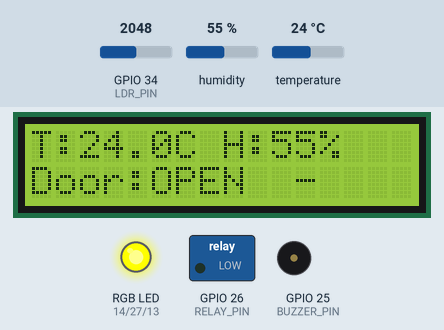
A program run on a simulated ESP32. Shown: 16×2 character LCD, switched loads named in the program (green lamp = pin HIGH), an RGB LED mixed from three pins (HIGH = lit), buzzer (waves = sounding, pin HIGH). The inputs (shaded band) are chosen by the test bench; at power-on: GPIO 34 (LDR_PIN) = 2048, humidity 55 %, temperature 24 °C. WiFi joins after 1.5 s; servers stay silent unless stated; random numbers use the default seed unless the program sets one; no MQTT or app messages arrive unless stated; what the program prints to the serial monitor is not drawn.

Above: at 2.8 s.
2.9 s: GPIO 34 (LDR_PIN) set to 2835
4.4 s: GPIO 34 (LDR_PIN) set to 2937
At 6.7 s:
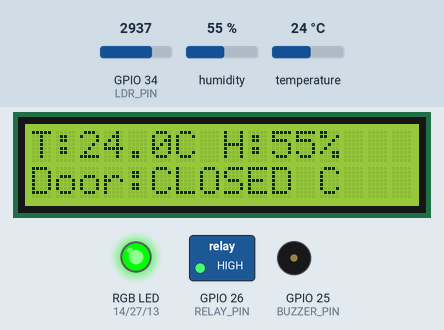
7.4 s: GPIO 34 (LDR_PIN) set to 2866
At 9.2 s:
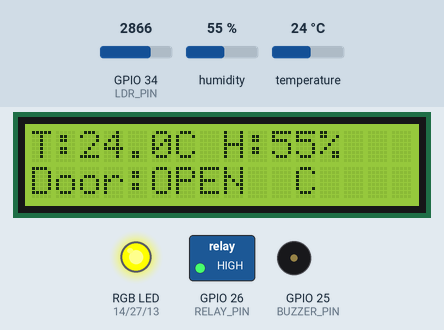
9.5 s: humidity set to 22 %
At 11.0 s:
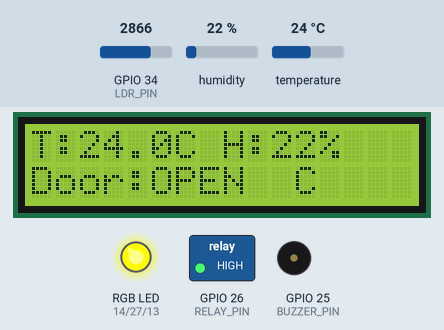
11.5 s: temperature set to 12 °C
At 12.7 s:
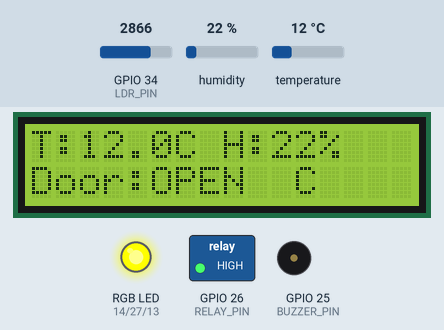
13.5 s: GPIO 34 (LDR_PIN) set to 2940
At 13.9 s:
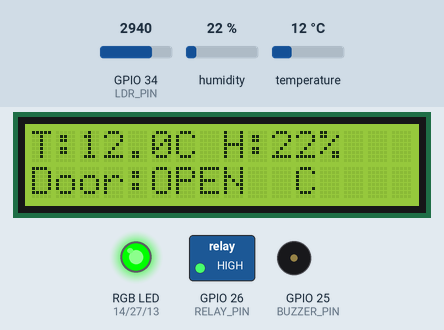
Timing chart, 0 to 16.5 s (numbered marks = the images above; inputs shaded):
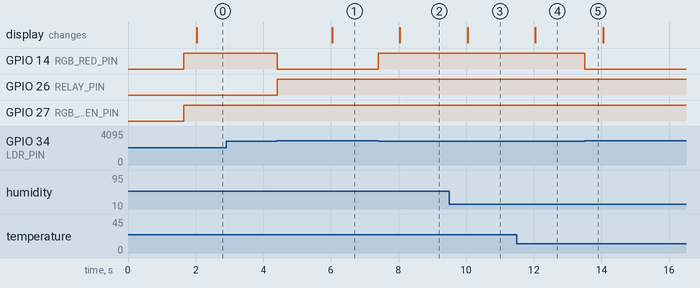

The program:

main.cpp
```cpp
//Arduino library for PlatformIO
#include <Arduino.h>

//include the DHTesp Library
//This library allows the ESP32 to communicate with the DHT22
//temperature and humidity sensor.
#include <DHTesp.h>

//Include the I2C LCD library.
//This allows the ESP32 to display information
//on the 16x2 LCD screen.
#include <LiquidCrystal_I2C.h>

//Wi-Fi library built into the ESP32 framework.
#include <WiFi.h>

//Allows us to create an encrypted TLS connection
//to Adafruit IO.
#include <WiFiClientSecure.h>

//Libary for MQTT client
#include <PubSubClient.h>

//WIFI SETTINGS
//Wokwi provides this virtual Wi-Fi network.
const char* WIFI_SSID = "Wokwi-GUEST";

//ADAFRUIT IO MQTT SETTINGS
//Adafruit IO MQTT broker.
const char* MQTT_SERVER = "io.adafruit.com";

//Secure MQTT/TLS port.
const int MQTT_PORT = 8883;

//Adafruit IO username for Dashboard.
const char* AIO_USERNAME = "";

//Adafruit IO key.
const char* AIO_KEY = "";

//Wokwi-GUEST does not require a password.
const char* WIFI_PASSWORD = "";

//ADAFRUIT IO FEED TOPICS
//Adafruit IO topic format:
//username/feeds/feed-key
//Example: LachlanB/feeds/temperature
//Topic used to publish temperature readings.
String temperatureTopic =
  String(AIO_USERNAME) + "/feeds/temperature";

//Topic used to publish humidity readings.
String humidityTopic =
  String(AIO_USERNAME) + "/feeds/humidity";

//Topic used to publish door status readings.
String doorTopic =
  String(AIO_USERNAME) + "/feeds/door";

//Topic used to publish cooling/relay status readings.
String relayTopic =
  String(AIO_USERNAME) + "/feeds/relay";

//Topic used to publish System state readings.
String stateTopic =
  String(AIO_USERNAME) + "/feeds/state";

//Topic used to publish System Fault readings.
String faultTopic =
  String(AIO_USERNAME) + "/feeds/fault";

//Topic used to publish Recent Events / Stream to Recent Events feed.
String eventsTopic =
  String(AIO_USERNAME) + "/feeds/events";

//SENSOR UPDATE TIMER
//Stores the last time sensor information
//was printed to the Serial Monitor.
unsigned long lastSensorUpdate = 0;

//How often we want to print sensor information.
//2000 milliseconds = 2 seconds.
const unsigned long SENSOR_INTERVAL = 2000;

//MQTT PUBLISH Timer
//Stores the last time dashboard telemetry
//was published to Adafruit IO.
unsigned long lastMqttPublish = 0;

//Publish dashboard telemtry every 15 seconds.
const unsigned long MQTT_PUBLISH_INTERVAL = 15000;

//The DHT22 data pin is connected to GPIO 33 on the ESP32
const int DHT_PIN = 33;

//GPIO pin connected to the analogue output
//of the photoresistor/LDR module.
const int LDR_PIN = 34;

//BUZZER PIN
//GPIO 25 constrols the buzzer.
//The buzzer provides an audible warning when
//the fridge door has been left open too long.
const int BUZZER_PIN = 25;

//DOOR TIMER SETTINGS
//Maximum time the fridge door can remain open
//before the buzzer alarm activates.
//60000 milliseconds = 60 seconds.
const unsigned long DOOR_OPEN_LIMIT = 60000;

//Stores the time when the door was first opened.
unsigned long doorOpenedAt = 0;

//Keeps track of whether the door timer is active.
bool doorTimerRunning = false;

//RGB LED PINS

//Red LED channel.
const int RGB_RED_PIN = 14;

//Green LED channel.
const int RGB_GREEN_PIN = 27;

//Blue LED channel.
const int RGB_BLUE_PIN = 13;

//RELAY PIN
//GPIO 26 controls the relay module.
//The relay represents the refrigerator's
//compressor/cooling system.
const int RELAY_PIN = 26;

//COOLING CONTROL THRESHOLDS
//If temperature reaches or exceeds 8.5°C,
//ColdGuard will turn cooling ON.
const float COOLING_ON_TEMP = 8.5;

//Once cooling is running, the temperature must fall
//to 7.5°C before ColdGuard turns cooling OFF.
//Having seperate ON and OFF thresholds creates
//hysteresis and prevents rapid delay switching.
const float COOLING_OFF_TEMP = 7.5;

//Stores the current cooling state.
//false = cooling OFF
//true = cooling ON
//This variable gives the controller state memory.
bool coolingOn = false;

//Temporary LDR Threshold.
//Assumed values are for now:
// Dark / door closed = 3800
//Bright / door open = 2000
//Any value below 2900 will temporrily
//be treated as the fridge door being open.
const int LDR_THRESHOLD = 2900;

//Create a DHTesp object called "dht".
//We use this object to configure and read the DHT22 sensor.
DHTesp dht;

//LCD DISPLAY
//Create an LCD object.
//0x27 = common I2C address used by the Wokwi LCD.
//16 = number of columns.
//2 = number of rows.
LiquidCrystal_I2C lcd(0x27, 16, 2);

//NETWORK OBJECTS
//Creates a secure Wi-Fi connection.
WiFiClientSecure wifiClient;

//Uses that secre connection for MQTT.
PubSubClient mqttClient(wifiClient);

//FUNCTION: publishEvent
//Sends a text event to the Adafruit IO events feed.
void publishEvent(const char* message) {

  bool eventPublishSuccess =
    mqttClient.publish(
      eventsTopic.c_str(),
      message
    );


if (eventPublishSuccess) {

  Serial.print("MQTT Event published: ");
  Serial.println(message);
} else {

  Serial.println("MQTT Event publish FAILED");
}
}
//FUNCTION: setRGB
//Controls the colour of the RGB status LED.
void setRGB(bool red, bool green, bool blue) {

  //Set the red LED channel.
  digitalWrite(RGB_RED_PIN, red);

  //Set the green LED channel.
  digitalWrite(RGB_GREEN_PIN, green);

  //Set the blue LED channel.
  digitalWrite(RGB_BLUE_PIN, blue);
}

//FUNCTION: connectWiFi
//Connects the ESP32 to Wokwi-GUEST.

void connectWiFi() {

  Serial.print("Connecting to Wokwi WiFi");

  //Start the Wi-Fi conenction.
  //Channel 6 is used by Wokwi-GUEST.
  WiFi.begin(
    WIFI_SSID,
    WIFI_PASSWORD,
    6
  );

  //Keep checking until Wi-Fi connects.
  while (WiFi.status() != WL_CONNECTED) {

    delay(100);

    Serial.print(".");
  }

  Serial.println();
  Serial.println("WiFi connected!");

  Serial.print("ESP32 IP address: ");
  Serial.println(WiFi.localIP());
}

//FUNCTION: connectMQTT
//Conencts the ESP32 to Adafruit IO.
void connectMQTT() {

  //Keep attempting connection until successful.
  while (!mqttClient.connected()) {

    Serial.print("Connecting to Adafruit IO MQTT...");

    //Give this ESP32 a unique MQTT client ID.
    String clientId =
      "ColdGuard-ESP32-" +
      String(random(0xffff), HEX);

  //Connect using:
  //client ID
  //Adafruit username
  //Adafruit AIO key
  if (
    mqttClient.connect(
      clientId.c_str(),
      AIO_USERNAME,
      AIO_KEY
    )
  ) {

    Serial.println("connected!");
  } else {

    Serial.print("failed, MQTT state = ");
    Serial.println(mqttClient.state());

    Serial.println("Retrying in 5 seconds...");

    delay(5000);
  }
 }
}

//EVENT TRACKING VARIABLES
//Stores the previous values so ColdGuard can detect
//when something has actually changed.
bool previousDoorOpen = false;
bool previousCoolingOn = false;
bool previousDoorAlarm = false;

//Prevents ColdGuard from creating fake "change"
//events immediately when the ESP32 first starts.
bool eventStateInitialised = false;

void setup() {
  //Start serial communication
  Serial.begin(115200);

  //Serial Monitor tells you ColdGuard
  //has started before it attempts Wi-Fi/MQTT.
  Serial.println("ColdGuard starting...");

  //Configure the DHT sensor.
  //DHT_PIN tells the library that the sensor is connected to GPIO 33.
  //DHTesp::DHT22 tells the library that the sensor type is a DHT22.
  dht.setup(DHT_PIN, DHTesp::DHT22);

  //Configure GPIO 34 as an input.
  //The ESP32 will read the analogue voltage
  //produced by the LDR module on this pin.
  pinMode(LDR_PIN, INPUT);

  //Configure the relay control pin as an output.
  pinMode(RELAY_PIN, OUTPUT);

  //Cooling starts OFF.
  digitalWrite(RELAY_PIN, LOW);

  //Configure the buzzer pin as an output.
  pinMode(BUZZER_PIN, OUTPUT);

  //Buzzer starts turned off.
  digitalWrite(BUZZER_PIN, LOW);

  //Configure all three RGB LED channels as outputs.
  pinMode(RGB_RED_PIN, OUTPUT);
  pinMode(RGB_GREEN_PIN, OUTPUT);
  pinMode(RGB_BLUE_PIN, OUTPUT);

  //Start with the LED turned off.
  setRGB(false, false, false);

  //Initialise LCD
  //Start communication with the LCD.
  lcd.init();

  //Turn the LCD blacklight.
  lcd.backlight();

  //Clear anything currently displayed.
  lcd.clear();

  //Start at column 0, row 0.
  lcd.setCursor(0, 0);

  //Display the ColdGuard name.
  lcd.print("ColdGuard");

  //Move to column 0, row 1.
  lcd.setCursor(0, 1);

  //Display startup status.
  lcd.print("Starting...");

  //WIFI + MQTT CONNECTION
  //CONNECT TO WOKWI WIFI
  //Connect the ESP32 to Wokwi-GUEST
  //simulated Wi-Fi network.
  connectWiFi();

  //CONFIGURE MQTT
  //Tell the MQTT client which MQTT broker
  //ColdGuard will communicate with.
  //MQTT_SERVER = io.adafruit.com
  //MQTT_PORT = 8883
  mqttClient.setServer(
    MQTT_SERVER,
    MQTT_PORT
  );

  //CONFIGURE TLS CONNECTION
  //Allow the Wokwi ESP32 to establish the TLS
  //connection without manually installing the
  //Adafruit server certificate.
  //This is convenient for the simulation.
  wifiClient.setInsecure();

  //Connect the MQTT client to Adafruit IO
  //using the username and AIO key defined
  //near the top of the program.
  connectMQTT();


  //Print a startup message once when the ESP32 starts.
  Serial.println("Sensors, RGB LED, relay, buzzer and LCD initialised.");
  Serial.println();
}

void loop() {

//Connect to MQTT client for Adafruit.
if (!mqttClient.connected()) {
  connectMQTT();
}

mqttClient.loop();

//Read both temperature nd humidity from the DHT22.
//The results are stored together in a TempandHumidity structure
//called "data".
TempAndHumidity data = dht.getTempAndHumidity();

//Read the analogue value from the photoresistor.
//on ESP32, analogRead() normally gives a value
//between 0 and 4095.
//The exact value depends on how much light reaches
//the photoresistor.
int lightValue = analogRead(LDR_PIN);

// if LDR value is below threshold
//we assume light is entering the fridge
//and therefore the door is open.
bool doorOpen = lightValue < LDR_THRESHOLD;

//DOOR OPEN TIMER
//Check whether the fridge door is currently open.
if (doorOpen) {

  //if the door has only just opened,
  //start the timer.
  if (!doorTimerRunning) {

    //millis() returns the number of milliseconds
    //since the ESP32 started running.
    doorOpenedAt = millis();

    //Remember that the door timer is now active.
    doorTimerRunning = true;

    Serial.println("Door timer started.");
  }
} else {

  //The door has been closed,
  //so reset the timer.
  doorTimerRunning = false;

  //Reset the stored start time.
  doorOpenedAt = 0;
}

//DOOR ALARM CONTROL
//Start with the assumption that the
//door alarm is not active.
bool doorAlarm = false;

//Only calculate elapsed time if:
//1. The door is currently open
//2. The timer has already started
if (doorOpen && doorTimerRunning) {

  //Calculate how long the door has been open.
  //Example:
  //Current millis() = 70000
  //doorOpenedAt = 10000
  //70000 - 10000 = 60000 ms
  unsigned long doorOpenTime =
      millis() - doorOpenedAt;

      //If the door has remained open for at least
      //60 seconds, activate the door alarm.
      if (doorOpenTime >= DOOR_OPEN_LIMIT) {

        doorAlarm = true;
      }
}

//If the door alarm is active,
//turn the buzzer on.
if (doorAlarm) {

  digitalWrite(BUZZER_PIN, HIGH);
} else {

  //Otherwise keep the buzzer off.
  digitalWrite(BUZZER_PIN, LOW);
}


//CLOSED-LOOP COOLING CONTROL
//Only perform automatic cooling control
//while fridge door is closed.
if (!doorOpen) {

  //If cooling is OFF and temperature reaches
  //8.5°C or higher, activate cooling.
  if (!coolingOn &&
      data.temperature >= COOLING_ON_TEMP) {

        coolingOn = true;

        Serial.println("Cooling activated.");
      }

      //If cooling is already ON and temperature
      //falls to 7.5°C or lower, deactivate cooling.
      else if (coolingOn &&
               data.temperature <= COOLING_OFF_TEMP) {

                coolingOn = false;

                Serial.println("Cooling deactivated.");
               }
}

//Send the value stored in coolingOn to rhe relay.
//coolingOn = true > HIGH > relay ON
//coolingOn = false > LOW > relay OFF
digitalWrite(RELAY_PIN, coolingOn ? HIGH : LOW);

//RGB Status LOGIC
if (doorOpen) {

  //Door open = AMBER.
  //Amber is created by turning on:
  //Red + Green.
  //Blue remains off.
  setRGB(true, true, false);
} else {

  //Door closed / normal = GREEN.
  setRGB(false, true, false);
}

//Recent EVENTS
//On the first loop, simply remember the current
//states without publishing an event.
if (!eventStateInitialised) {

  previousDoorOpen = doorOpen;
  previousCoolingOn = coolingOn;
  previousDoorAlarm = doorAlarm;

  eventStateInitialised = true;
} else {

  //DOOR EVENT
  //Only run this if the door state has changed.
  if (doorOpen != previousDoorOpen) {

    if (doorOpen) {

      publishEvent("Door opened");
    } else {

      publishEvent("Door closed");
    }

    //Remember the new door state.
    previousDoorOpen = doorOpen;
  }

//COOLING EVENT
//Only run this if cooling has changed ON/OFF.
if (coolingOn != previousCoolingOn) {

  if (coolingOn) {

    publishEvent("Cooling Activated");
  } else {

    publishEvent("Cooling deactivated");
  }

  //Remember the new cooling state.
  previousCoolingOn = coolingOn;
}

//DOOR ALARM EVENT
//Only run this if the door alarm state changes.
if (doorAlarm != previousDoorAlarm) {

  if (doorAlarm) {

    publishEvent("Door alarm activated");
  } else {

    publishEvent("Door alarm cleared");
  }

  //Remember the new alarm state.
  previousDoorAlarm = doorAlarm;
}
}

if (millis() - lastSensorUpdate >= SENSOR_INTERVAL) {

lastSensorUpdate = millis();
//UPDATE LCD DISPLAY
//Clear the LCD before writing new information.
//This is simple for now.
//This can be improved later on to avoid flickering.
lcd.clear();

//LCD Row 1
//Start at column 0, row 0..
lcd.setCursor(0, 0);

//Display temperature.
lcd.print("T:");
lcd.print(data.temperature, 1);
lcd.print("C");

//Add some spacing.
lcd.print(" H:");

//Display humidity.
lcd.print(data.humidity, 0);
lcd.print("%");

//LCD ROW 2
// Start at column 0, row 1.
lcd.setCursor(0, 1);

//Display door state.
if (doorOpen) {

  lcd.print("Door:OPEN ");
} else {

  lcd.print("Door:CLOSED");
}

//Display cooling indicator.
if (coolingOn) {

  lcd.print(" C");
} else {

  lcd.print(" -");
}

//print the temperature value.
//data.temperature contains the temperature in degrees Celsius.
// The 1 displays the value to one decimal place.
Serial.print("Temperature: ");
Serial.print(data.temperature, 1);
Serial.println (" C");

//print the humidity unit and move to the next line.
Serial.print("Humidity: ");
Serial.print(data.humidity, 1);
Serial.println(" %");

//Print LDR Value
Serial.print("LDR value: ");

//Print the raw analogue value coming
//from GPIO 34.
Serial.println(lightValue);

//Print Door State
Serial.print("Door: ");

if (doorOpen) {

  //This runs when the LDR detects enough light
  //to indicate that the fridge door is open.
  Serial.println("OPEN");
} else {

  //This runs when the LDR is dark enough
  //to indicate that the fridge door is closed.
  Serial.println("CLOSED");
}

//PRINT DOOR TIMER STATUS
Serial.print("Door Alarm: ");

if (doorAlarm) {

  Serial.println("ACTIVE");
} else {

  Serial.println("OFF");
}

//PRINT COOLING STATUS
Serial.print("Cooling: ");

if (coolingOn) {

  Serial.println("ON");
} else {

  Serial.println("OFF");
}

//PRINT LED STATE
Serial.print("Status LED: ");

if (doorOpen) {

  Serial.println("AMBER");
} else{

  Serial.println("GREEN");
}

//Separator to make each sensor reading easier to see.
Serial.println("----------------");

} // CLOSES 2-SECOND SENSOR/LCD/SERIAL BLOCK

//MQTT DASHBOARD PUBLISH TIMER
//Publish dashboard telemetry every 15 seconds.
if (millis() - lastMqttPublish >= MQTT_PUBLISH_INTERVAL) {

  lastMqttPublish = millis();

  //Publish Temperature to Adafruit IO.
//Convert the temperature value into text.
//Example: 9.0 becomes "9.0"
char temperatureValue[8];

dtostrf(
  data.temperature,
  1,
  1,
  temperatureValue
);

//Publish the temperature to Adafruit
//temperature feed.
bool publishSuccess =
  mqttClient.publish(
    temperatureTopic.c_str(),
    temperatureValue
  );

//Print whether MQTT publishing worked.
if (publishSuccess) {

  Serial.print("MQTT Temperature published: ");
  Serial.println(temperatureValue);
} else {

  Serial.println("MQTT Temperature publish FAILED");
}

//Publish Humidity to Adafruit IO.
//Convert the humidity value into text.
//Example: 80.0 becomes "80.0"
char humidityValue[10];

dtostrf(
  data.humidity,
  1,
  1,
  humidityValue
);

//Publish humidity to the Adafruit
//humidity feed.
bool humidityPublishSuccess =
  mqttClient.publish(
    humidityTopic.c_str(),
    humidityValue
  );

//Print whether humidity publishing worked.
if (humidityPublishSuccess) {

  Serial.print("MQTT Humidity publish: ");
  Serial.println(humidityValue);
} else {

  Serial.println("MQTT Humidity publish FAILED");
}

//PUBLISH DOOR STATUS TO ADAFRUIT IO
//Convert the door state into a simple number
// 1 = door open
// 0 = door closed
const char* doorValue;

if (doorOpen) {

  doorValue = "1";

} else {

  doorValue = "0";
}

//Publish door status to Adafruit IO.
bool doorPublishSuccess =
  mqttClient.publish(
    doorTopic.c_str(),
    doorValue
  );

//Print whether door status publishing worked.
if (doorPublishSuccess) {

  Serial.print("MQTT Door published: ");
  Serial.println(doorValue);
} else {

  Serial.println("MQTT door publish FAILED");
}

//PUBLISH COOLING / RELAY STATUS TO ADAFRUIT IO
//Convert cooling state into a simple number.
// 1 = cooling ON
// 0 = cooling OFF
const char* relayValue;

if (coolingOn) {

  relayValue = "1";
} else {

  relayValue = "0";
}

//Publish the actual cooling/relay state.
bool relayPublishSuccess =
  mqttClient.publish(
    relayTopic.c_str(),
    relayValue
  );

//Print whether relay status publishing worked.
if (relayPublishSuccess) {

  Serial.print("MQTT Relay published: ");
  Serial.println(relayValue);
} else {

  Serial.println("MQTT Relay publish FAILED");
}

//TEMPORARY SYSTEM STATE
//This is a simple dashboard status for now.
//Will replace this later with the proper FSM.
const char* systemState;

if (doorOpen) {
  systemState = "DOOR_OPEN";
} else if (coolingOn) {

  systemState = "COOLING";
} else {

  systemState = "NORMAL";
}

//PUBLISH SYSTEM STATE TO ADAFRUIT IO
bool statePublishSuccess =
  mqttClient.publish(
    stateTopic.c_str(),
    systemState
  );

if (statePublishSuccess) {

  Serial.print("MQTT State published: ");
  Serial.println(systemState);
} else {
  Serial.println("MQTT State publish FAILED");
}

//TEMPORARY SYSTEM FAULT CHECK
//Start by assuming there is no fault.
bool systemFault = false;

//Check whether the DHT22 returned an invalid value.
if (isnan(data.temperature) || isnan(data.humidity)) {

  systemFault = true;
}

//COVERT FAULT STATE FOR MQTT
// 1 = fault detected
// 0 = no fault
const char* faultValue;

if (systemFault) {

  faultValue = "1";
} else {

  faultValue = "0";
}

//PUBLISH SYSTEM FAULT to ADAFRUIT IO
bool faultPublishSuccess =
  mqttClient.publish(
    faultTopic.c_str(),
    faultValue
  );

if (faultPublishSuccess) {

  Serial.print("MQTT Fault published: ");
  Serial.println(faultValue);
} else {

  Serial.println("MQTT Fault publish FAILED");
}

//Seperator to make each sensor reading easier to see.
Serial.println("----------------");

}//Closes 15-second MQTT block

}//Closes loop()
```

Measured:
- the behaviour switches between 2899 and 2900 on GPIO 34 (LDR_PIN) (found by bisection; images 0 and 1)
- after the input at 2.9 s, every drawn part: stays the same
- after the input at 4.4 s, GPIO 14 (RGB_RED_PIN): HIGH → LOW at once; GPIO 26 (RELAY_PIN): LOW → HIGH at once; the display: changes after 1.6 s (image 1)
- after the input at 7.4 s, GPIO 14 (RGB_RED_PIN): LOW → HIGH at once; the display: changes after 0.64 s (image 2)
- after the input at 9.5 s, the display: changes after 0.54 s (image 3)
- after the input at 11.5 s, the display: changes after 0.55 s (image 4)
- after the input at 13.5 s, GPIO 14 (RGB_RED_PIN): HIGH → LOW at once
